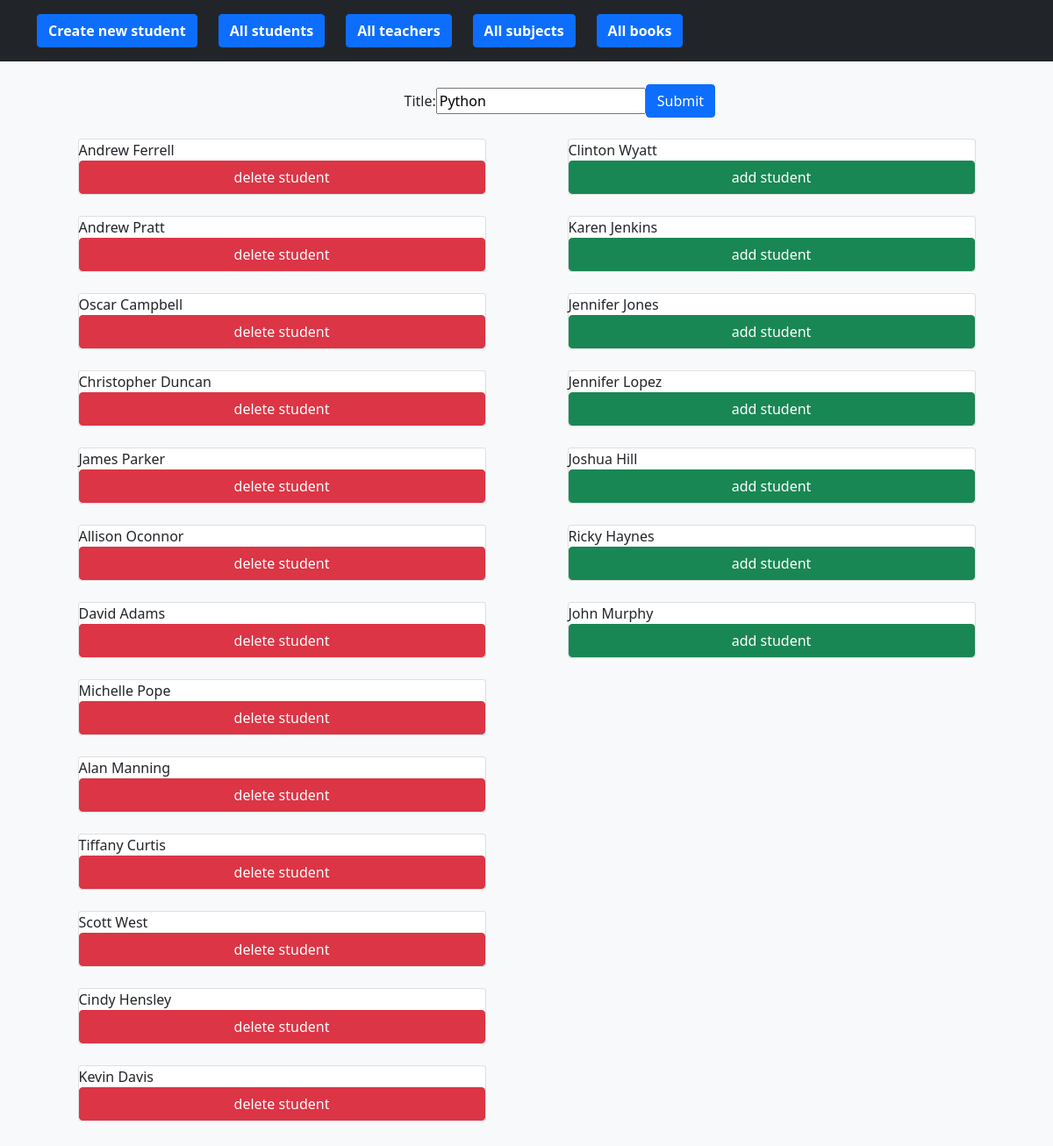
/subjects/update/1, run on an earlier commit of the app's database.
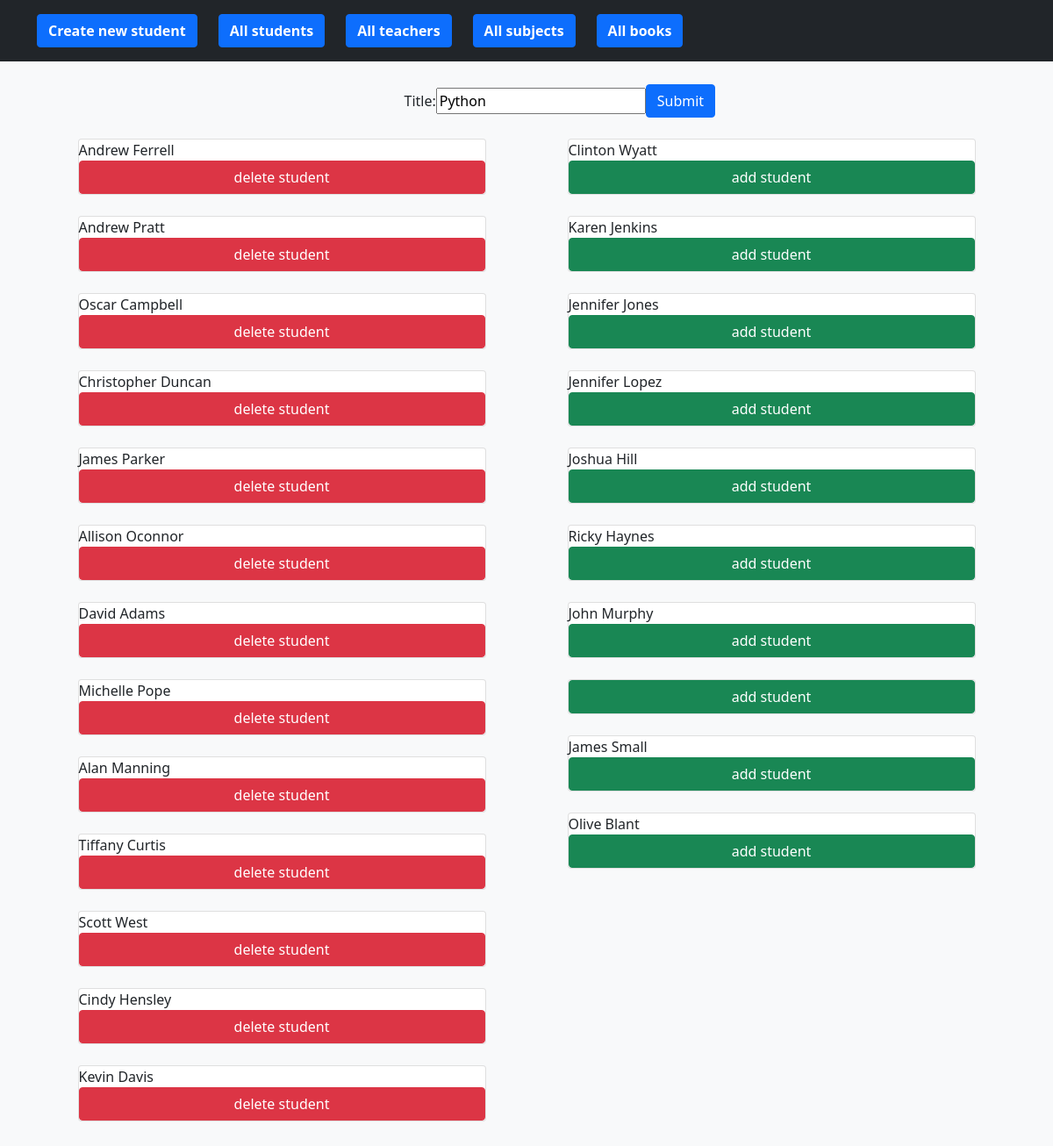
And on a later commit of the database.
### app/models.py (models this page shows)
class Student(models.Model):
    id = models.AutoField(primary_key=True)
    name = models.CharField(max_length=200)
    surname = models.CharField(max_length=200)
    age = models.IntegerField(null=True)
    sex = models.CharField(max_length=200)
    address = models.CharField(max_length=200)
    description = models.TextField()
    birthday = models.CharField(max_length=200)
    email = models.CharField(max_length=200)
    picture = models.ImageField(upload_to='students_picture/', null=True)
    social_url = models.CharField(null=True, max_length=200)
    normalized_name = models.CharField(null=True, max_length=200)
    book = models.OneToOneField('app.Book', on_delete=models.CASCADE,
                                null=True, related_name='student',
                                related_query_name='student')
    subject = models.ForeignKey(to='app.Subject', on_delete=models.SET_NULL,
                                null=True, related_name='students')
    created_at = models.DateTimeField(auto_now_add=True, null=True)
    updated_at = models.DateTimeField(auto_now=True, null=True)

### app/views.py (the view, shortened to what this page needs)
# urls.py: path('subjects/update/<id>', UpdateSubjectView.as_view(),
class UpdateSubjectView(View):
    def get(self, request, id):
        subject = get_object_or_404(Subject, id=id)
        subject_form = SubjectForm(instance=subject)
        subject_students = Student.objects.filter(subject__title=subject.title)
        no_subject_students = Student.objects.filter(subject=None)
        context = {
            'subject_form': subject_form,
            'subject': subject,
            'subject_students': subject_students,
            'no_subject_students': no_subject_students,
        }
        return render(request, 'subject_update.html', context=context)

### app/forms.py
class SubjectForm(ModelForm):
    class Meta:
        model = Subject
        fields = [
            'title',
        ]

### app/templates/subject_update.html (shortened to what this page needs)
{% extends 'base.html' %}
{% block body %}
<div class="album py-5 bg-light mt-5">
    <div class="container">
        <form action="{% url 'subject_update' id=subject.id %}" method="POST" class="d-flex flex-column mx-auto col-md-12 align-items-center">
            <div class="col-md-3 mb-4 d-flex flex-row align-items-center">
                {{ subject_form }}
                <button type="submit" class="btn btn-primary">Submit</button>
            </div>
            <div class="d-flex flex-row mx-auto col-md-12">
                <div class="d-flex flex-column mx-auto col-md-5">
                    {% for student in subject_students %}
                    <div class="d-flex flex-column card mb-4 box-shadow">
                        {{ student.name }} {{ student.surname }}
                        <button class="btn btn-danger col-md-12" type="submit" name="delete_student" value={{student.id}}>delete student</button>
                    </div>
                    {% endfor %}
                </div>
                <div class="d-flex flex-column mx-auto col-md-5">
                    {% for student in no_subject_students %}
                    <div class="d-flex flex-column card mb-4 box-shadow">
                        {{ student.name }} {{ student.surname }}
                        <button class="btn btn-success col-md-12" type="submit" name="add_student" value={{student.id}}>add student</button>
                    </div>
                    {% endfor %}
                </div>
            </div>
        </form>
    </div>
</div>
{% endblock %}

What changed in the data, as far as the page shows it:
added Student: {{ student.id }} 76 (drawn)
added Student: name "James", surname "Small", {{ student.id }} 77 (drawn)
added Student: name "Olive", surname "Blant", {{ student.id }} 78 (drawn)
